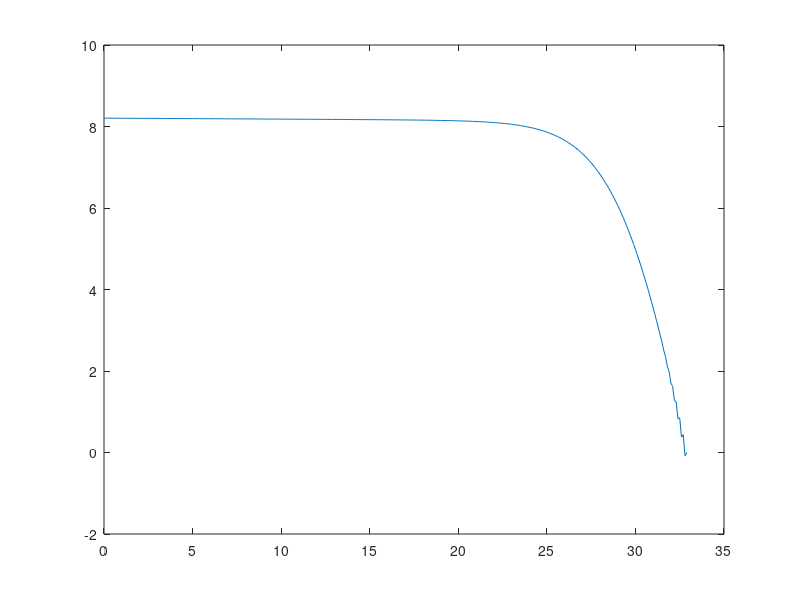

The MATLAB script that drew this image:
clc;
clear all;
K = 1.38065e-23;
q = 1.602e-19;
Iscn = 8.21;
Vocn = 32.9;
Kv = -0.123;
Ki = 0.0032;
Ns = 54;
T = 25+273;
Tn = 25+273;
Gn = 1000;
a = 1.3;
Eg = 1.12;
G = 1000;
Rs = 0.221;
Rp = 415.405;

Vtn = Ns*(K*Tn/q);

Ion = Iscn/((exp(Vocn/(a*Vtn)))-1);
Io = Ion*((Tn/T)^3)*exp(((q*Eg/(a*K))*((1/Tn)-(1/T))));
Ipvn = Iscn;
Ipv = (Ipvn + Ki*(T-Tn))*(G/Gn);
Vt = Ns*(K*T/q);
I = zeros(330,1);
i=1;
I(1,1) = 0;
for V=32.9:-0.1:0
    I_part = Io*(exp((V+(I(i,1)*Rs))/(Vt*a))-1) + ((V+(Rs*I(i,1)))/Rp);
    I(i+1)=Ipv - I_part;
    V1(i)=V;
    P(i)=V*I(i);
    i=i+1;
end
V1(i)=V1(i-1);
P(i)=P(i-1);
V1=transpose(V1);
plot(V1,I);